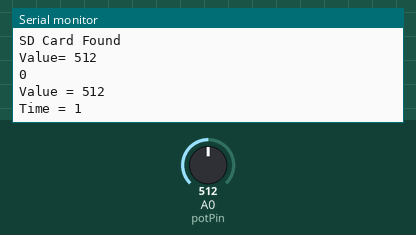
This program was run on a simulated Arduino Uno, built with avr-gcc and run on an emulated ATmega328P. On the bench: the last lines printed to the serial monitor. Inputs (shaded band) come from the test bench; at power-on: A0 (potPin) = 512. Storage starts empty.

Above: at 1.7 s.
1.8 s: A0 (potPin) set to 716
At 3.4 s:
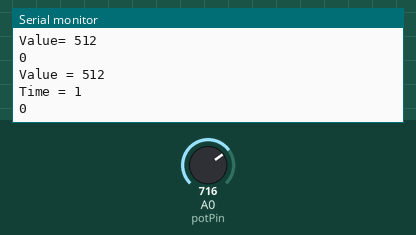
4.4 s: A0 (potPin) set to 900
At 5.4 s:
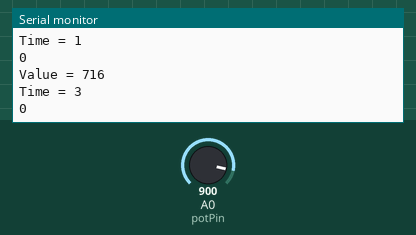
Timing chart, 0 to 7.4 s (numbered marks = the images above; inputs shaded):
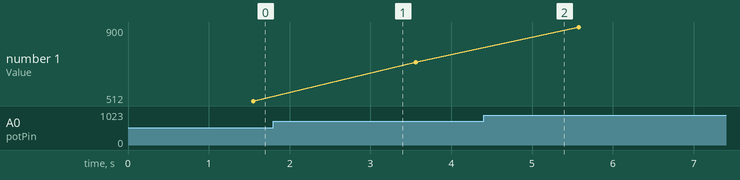

The program:

main.cpp
```cpp
#include <Arduino.h>
#include <SPI.h>
#include <SD.h>

//Variables
const int chipSelect = 10;
File dataFile;

//Potentiometer variables
const int potPin = A0;
int sensorValue = 0;

int position = 0;
void setup() {
    Serial.begin(9600);
    Serial.println("Program Started");
    Serial.println("Initializing SD card...");
    SD.begin(chipSelect);

    //Chip verification
    if (SD.begin(chipSelect)) {
        Serial.println("SD Card Found");
    }
    else{
        Serial.println("SD Card Not Found");
    }

    //Potentiometer setup
    sensorValue = analogRead(potPin);

    Serial.print("Value= ");
    Serial.println(sensorValue);

    delay(500);

    //CSV header creation
    dataFile = SD.open("sensor.csv", FILE_WRITE);
    if(dataFile){
        dataFile.println("Time,Value");
        dataFile.close();
    }
    else {
        Serial.println("File not found");
    }

}

void loop() {
    Serial.println(position);
    delay(1000);

    // // Creating the first file
    // dataFile = SD.open("hello.txt", FILE_WRITE);
    // dataFile.println("Hello Dawson");
    // dataFile.close();

    // //Creating a file to log potentiometer values
    // dataFile = SD.open("sensor.txt", FILE_WRITE);
    // dataFile.println(sensorValue);
    // dataFile.close();

    //Creating a CSV file and log in the information
    sensorValue = analogRead(potPin);
    unsigned long timeSeconds = millis() / 1000;

    Serial.print("Value = ");
    Serial.println(sensorValue);
    Serial.print("Time = ");
    Serial.println(timeSeconds);

    dataFile = SD.open("sensor.csv", FILE_WRITE);
    if(dataFile){
        dataFile.print(timeSeconds);
        dataFile.print(",");
        dataFile.println(sensorValue);
        dataFile.close();
    }
    else {
        Serial.println("File not found");
    }

    delay(1000);
}
```

Measured:
- plotted number 1: 512 → 716 after the input at 1.8 s, 716 → 900 after the input at 4.4 s
